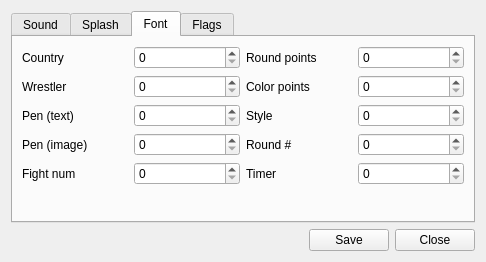
<?xml version="1.0" encoding="UTF-8"?>
<ui version="4.0">
 <class>SettingsFormDB</class>
 <widget class="QWidget" name="SettingsFormDB">
  <property name="geometry">
   <rect>
    <x>0</x>
    <y>0</y>
    <width>486</width>
    <height>262</height>
   </rect>
  </property>
  <property name="windowTitle">
   <string>Settings</string>
  </property>
  <layout class="QGridLayout" name="gridLayout_15">
   <item row="1" column="0">
    <layout class="QHBoxLayout" name="horizontalLayout">
     <item>
      <spacer name="horizontalSpacer">
       <property name="orientation">
        <enum>Qt::Horizontal</enum>
       </property>
       <property name="sizeHint" stdset="0">
        <size>
         <width>309</width>
         <height>20</height>
        </size>
       </property>
      </spacer>
     </item>
     <item>
      <widget class="QPushButton" name="okButton">
       <property name="text">
        <string>Save</string>
       </property>
       <property name="icon">
        <iconset resource="../../melampig.qrc">
         <normaloff>:/icons/disk.png</normaloff>:/icons/disk.png</iconset>
       </property>
      </widget>
     </item>
     <item>
      <widget class="QPushButton" name="cancelButton">
       <property name="text">
        <string>Close</string>
       </property>
       <property name="icon">
        <iconset resource="../../melampig.qrc">
         <normaloff>:/icons/cancel.png</normaloff>:/icons/cancel.png</iconset>
       </property>
      </widget>
     </item>
    </layout>
   </item>
   <item row="0" column="0">
    <widget class="QTabWidget" name="tabWidget">
     <property name="currentIndex">
      <number>2</number>
     </property>
     <widget class="QWidget" name="tab">
      <attribute name="title">
       <string>Sound</string>
      </attribute>
      <layout class="QGridLayout" name="gridLayout_6">
       <item row="0" column="0">
        <layout class="QGridLayout" name="gridLayout_5">
         <item row="0" column="0">
          <widget class="QLabel" name="label">
           <property name="text">
            <string>End round</string>
           </property>
          </widget>
         </item>
         <item row="1" column="0">
          <widget class="QLineEdit" name="endRoundEdit">
           <property name="readOnly">
            <bool>true</bool>
           </property>
          </widget>
         </item>
         <item row="1" column="1">
          <widget class="QToolButton" name="endRoundFind">
           <property name="text">
            <string>...</string>
           </property>
           <property name="icon">
            <iconset resource="../../melampig.qrc">
             <normaloff>:/plus</normaloff>:/plus</iconset>
           </property>
          </widget>
         </item>
         <item row="1" column="3">
          <widget class="QToolButton" name="endRoundPlay">
           <property name="text">
            <string>...</string>
           </property>
           <property name="icon">
            <iconset resource="../../melampig.qrc">
             <normaloff>:/play</normaloff>:/play</iconset>
           </property>
          </widget>
         </item>
         <item row="1" column="2">
          <widget class="QToolButton" name="endRoundClear">
           <property name="text">
            <string>...</string>
           </property>
           <property name="icon">
            <iconset resource="../../melampig.qrc">
             <normaloff>:/minus</normaloff>:/minus</iconset>
           </property>
          </widget>
         </item>
        </layout>
       </item>
       <item row="0" column="1">
        <layout class="QGridLayout" name="gridLayout_2">
         <item row="0" column="0">
          <widget class="QLabel" name="label_3">
           <property name="text">
            <string>Sound1</string>
           </property>
          </widget>
         </item>
         <item row="1" column="0">
          <widget class="QLineEdit" name="sound1Edit">
           <property name="readOnly">
            <bool>true</bool>
           </property>
          </widget>
         </item>
         <item row="1" column="1">
          <widget class="QToolButton" name="sound1Find">
           <property name="text">
            <string>...</string>
           </property>
           <property name="icon">
            <iconset resource="../../melampig.qrc">
             <normaloff>:/plus</normaloff>:/plus</iconset>
           </property>
          </widget>
         </item>
         <item row="1" column="3">
          <widget class="QToolButton" name="sound1Play">
           <property name="text">
            <string>...</string>
           </property>
           <property name="icon">
            <iconset resource="../../melampig.qrc">
             <normaloff>:/play</normaloff>:/play</iconset>
           </property>
          </widget>
         </item>
         <item row="1" column="2">
          <widget class="QToolButton" name="sound1Clear">
           <property name="text">
            <string>...</string>
           </property>
           <property name="icon">
            <iconset resource="../../melampig.qrc">
             <normaloff>:/minus</normaloff>:/minus</iconset>
           </property>
          </widget>
         </item>
        </layout>
       </item>
       <item row="1" column="0">
        <layout class="QGridLayout" name="gridLayout_4">
         <item row="1" column="0">
          <widget class="QLineEdit" name="last30Edit">
           <property name="readOnly">
            <bool>true</bool>
           </property>
          </widget>
         </item>
         <item row="1" column="1">
          <widget class="QToolButton" name="last30Find">
           <property name="text">
            <string>...</string>
           </property>
           <property name="icon">
            <iconset resource="../../melampig.qrc">
             <normaloff>:/plus</normaloff>:/plus</iconset>
           </property>
          </widget>
         </item>
         <item row="1" column="3">
          <widget class="QToolButton" name="last30Play">
           <property name="text">
            <string>...</string>
           </property>
           <property name="icon">
            <iconset resource="../../melampig.qrc">
             <normaloff>:/play</normaloff>:/play</iconset>
           </property>
          </widget>
         </item>
         <item row="0" column="0">
          <widget class="QLabel" name="label_2">
           <property name="text">
            <string>Last 30 second</string>
           </property>
          </widget>
         </item>
         <item row="1" column="2">
          <widget class="QToolButton" name="last30Clear">
           <property name="text">
            <string>...</string>
           </property>
           <property name="icon">
            <iconset resource="../../melampig.qrc">
             <normaloff>:/minus</normaloff>:/minus</iconset>
           </property>
          </widget>
         </item>
        </layout>
       </item>
       <item row="1" column="1">
        <layout class="QGridLayout" name="gridLayout">
         <item row="2" column="0">
          <widget class="QLineEdit" name="sound2Edit">
           <property name="readOnly">
            <bool>true</bool>
           </property>
          </widget>
         </item>
         <item row="2" column="3">
          <widget class="QToolButton" name="sound2Play">
           <property name="text">
            <string>...</string>
           </property>
           <property name="icon">
            <iconset resource="../../melampig.qrc">
             <normaloff>:/play</normaloff>:/play</iconset>
           </property>
          </widget>
         </item>
         <item row="1" column="0">
          <widget class="QLabel" name="label_4">
           <property name="text">
            <string>Sound2</string>
           </property>
          </widget>
         </item>
         <item row="2" column="1">
          <widget class="QToolButton" name="sound2Find">
           <property name="text">
            <string>...</string>
           </property>
           <property name="icon">
            <iconset resource="../../melampig.qrc">
             <normaloff>:/plus</normaloff>:/plus</iconset>
           </property>
          </widget>
         </item>
         <item row="2" column="2">
          <widget class="QToolButton" name="sound2Clear">
           <property name="text">
            <string>...</string>
           </property>
           <property name="icon">
            <iconset resource="../../melampig.qrc">
             <normaloff>:/minus</normaloff>:/minus</iconset>
           </property>
          </widget>
         </item>
        </layout>
       </item>
       <item row="2" column="0" colspan="2">
        <spacer name="verticalSpacer_3">
         <property name="orientation">
          <enum>Qt::Vertical</enum>
         </property>
         <property name="sizeHint" stdset="0">
          <size>
           <width>20</width>
           <height>40</height>
          </size>
         </property>
        </spacer>
       </item>
      </layout>
     </widget>
     <widget class="QWidget" name="tab_2">
      <attribute name="title">
       <string>Splash</string>
      </attribute>
      <layout class="QGridLayout" name="gridLayout_7">
       <item row="0" column="0">
        <layout class="QGridLayout" name="gridLayout_3">
         <item row="2" column="0">
          <widget class="QLineEdit" name="splashEdit">
           <property name="readOnly">
            <bool>true</bool>
           </property>
          </widget>
         </item>
         <item row="2" column="1">
          <widget class="QToolButton" name="splashFind">
           <property name="text">
            <string>...</string>
           </property>
           <property name="icon">
            <iconset resource="../../melampig.qrc">
             <normaloff>:/plus</normaloff>:/plus</iconset>
           </property>
          </widget>
         </item>
         <item row="2" column="3">
          <widget class="QToolButton" name="splashShow">
           <property name="text">
            <string>...</string>
           </property>
           <property name="icon">
            <iconset resource="../../melampig.qrc">
             <normaloff>:/monitor</normaloff>:/monitor</iconset>
           </property>
          </widget>
         </item>
         <item row="1" column="0">
          <widget class="QLabel" name="label_5">
           <property name="text">
            <string>Splash</string>
           </property>
          </widget>
         </item>
         <item row="2" column="2">
          <widget class="QToolButton" name="splashClear">
           <property name="text">
            <string>...</string>
           </property>
           <property name="icon">
            <iconset resource="../../melampig.qrc">
             <normaloff>:/minus</normaloff>:/minus</iconset>
           </property>
          </widget>
         </item>
        </layout>
       </item>
       <item row="1" column="0">
        <spacer name="verticalSpacer_2">
         <property name="orientation">
          <enum>Qt::Vertical</enum>
         </property>
         <property name="sizeHint" stdset="0">
          <size>
           <width>20</width>
           <height>83</height>
          </size>
         </property>
        </spacer>
       </item>
      </layout>
     </widget>
     <widget class="QWidget" name="tab_3">
      <attribute name="title">
       <string>Font</string>
      </attribute>
      <layout class="QGridLayout" name="gridLayout_23">
       <item row="0" column="0">
        <layout class="QHBoxLayout" name="horizontalLayout_2">
         <item>
          <layout class="QVBoxLayout" name="verticalLayout">
           <item>
            <widget class="QLabel" name="label_7">
             <property name="text">
              <string>Country</string>
             </property>
            </widget>
           </item>
           <item>
            <widget class="QLabel" name="label_8">
             <property name="text">
              <string>Wrestler</string>
             </property>
            </widget>
           </item>
           <item>
            <widget class="QLabel" name="label_17">
             <property name="text">
              <string>Pen (text)</string>
             </property>
            </widget>
           </item>
           <item>
            <widget class="QLabel" name="label_31">
             <property name="text">
              <string>Pen (image)</string>
             </property>
            </widget>
           </item>
           <item>
            <widget class="QLabel" name="label_9">
             <property name="text">
              <string>Fight num</string>
             </property>
            </widget>
           </item>
          </layout>
         </item>
         <item>
          <layout class="QVBoxLayout" name="verticalLayout_2">
           <item>
            <widget class="QSpinBox" name="countrySpin">
             <property name="maximum">
              <number>500</number>
             </property>
            </widget>
           </item>
           <item>
            <widget class="QSpinBox" name="wrestlerSpin">
             <property name="maximum">
              <number>500</number>
             </property>
            </widget>
           </item>
           <item>
            <widget class="QSpinBox" name="penTextSpin">
             <property name="maximum">
              <number>500</number>
             </property>
            </widget>
           </item>
           <item>
            <widget class="QSpinBox" name="penImgSpin">
             <property name="maximum">
              <number>500</number>
             </property>
            </widget>
           </item>
           <item>
            <widget class="QSpinBox" name="fightNumSpin">
             <property name="maximum">
              <number>500</number>
             </property>
            </widget>
           </item>
          </layout>
         </item>
        </layout>
       </item>
       <item row="0" column="1">
        <layout class="QHBoxLayout" name="horizontalLayout_3">
         <item>
          <layout class="QVBoxLayout" name="verticalLayout_3">
           <item>
            <widget class="QLabel" name="label_16">
             <property name="text">
              <string>Round points</string>
             </property>
            </widget>
           </item>
           <item>
            <widget class="QLabel" name="label_6">
             <property name="text">
              <string>Color points</string>
             </property>
            </widget>
           </item>
           <item>
            <widget class="QLabel" name="label_28">
             <property name="text">
              <string>Style </string>
             </property>
            </widget>
           </item>
           <item>
            <widget class="QLabel" name="label_29">
             <property name="text">
              <string>Round #</string>
             </property>
            </widget>
           </item>
           <item>
            <widget class="QLabel" name="label_30">
             <property name="text">
              <string>Timer</string>
             </property>
            </widget>
           </item>
          </layout>
         </item>
         <item>
          <layout class="QVBoxLayout" name="verticalLayout_4">
           <item>
            <widget class="QSpinBox" name="roundPointSpin">
             <property name="maximum">
              <number>500</number>
             </property>
            </widget>
           </item>
           <item>
            <widget class="QSpinBox" name="colorPointSpin">
             <property name="maximum">
              <number>500</number>
             </property>
            </widget>
           </item>
           <item>
            <widget class="QSpinBox" name="styleSpin">
             <property name="maximum">
              <number>500</number>
             </property>
            </widget>
           </item>
           <item>
            <widget class="QSpinBox" name="roundNumSpin">
             <property name="maximum">
              <number>500</number>
             </property>
            </widget>
           </item>
           <item>
            <widget class="QSpinBox" name="timerSpin">
             <property name="maximum">
              <number>500</number>
             </property>
            </widget>
           </item>
          </layout>
         </item>
        </layout>
       </item>
       <item row="1" column="1">
        <spacer name="verticalSpacer">
         <property name="orientation">
          <enum>Qt::Vertical</enum>
         </property>
         <property name="sizeHint" stdset="0">
          <size>
           <width>20</width>
           <height>40</height>
          </size>
         </property>
        </spacer>
       </item>
      </layout>
     </widget>
     <widget class="QWidget" name="tab_4">
      <attribute name="title">
       <string>Flags</string>
      </attribute>
      <layout class="QGridLayout" name="gridLayout_8">
       <item row="0" column="0">
        <widget class="QLabel" name="label_10">
         <property name="text">
          <string>Width</string>
         </property>
        </widget>
       </item>
       <item row="0" column="1">
        <widget class="QSpinBox" name="flagWidth">
         <property name="maximum">
          <number>1000</number>
         </property>
        </widget>
       </item>
       <item row="1" column="0">
        <widget class="QLabel" name="label_11">
         <property name="text">
          <string>Height</string>
         </property>
        </widget>
       </item>
       <item row="1" column="1">
        <widget class="QSpinBox" name="flagHeight">
         <property name="maximum">
          <number>1000</number>
         </property>
        </widget>
       </item>
       <item row="0" column="2">
        <spacer name="horizontalSpacer_2">
         <property name="orientation">
          <enum>Qt::Horizontal</enum>
         </property>
         <property name="sizeHint" stdset="0">
          <size>
           <width>40</width>
           <height>20</height>
          </size>
         </property>
        </spacer>
       </item>
       <item row="2" column="1">
        <spacer name="verticalSpacer_4">
         <property name="orientation">
          <enum>Qt::Vertical</enum>
         </property>
         <property name="sizeHint" stdset="0">
          <size>
           <width>20</width>
           <height>40</height>
          </size>
         </property>
        </spacer>
       </item>
      </layout>
     </widget>
    </widget>
   </item>
  </layout>
 </widget>
 <resources>
  <include location="../../melampig.qrc"/>
  <include location="../../melampig.qrc"/>
  <include location="../../melampig.qrc"/>
  <include location="../../melampig.qrc"/>
  <include location="../../melampig.qrc"/>
  <include location="../../melampig.qrc"/>
  <include location="../../melampig.qrc"/>
  <include location="../../melampig.qrc"/>
 </resources>
 <connections>
  <connection>
   <sender>splashClear</sender>
   <signal>clicked()</signal>
   <receiver>splashEdit</receiver>
   <slot>clear()</slot>
   <hints>
    <hint type="sourcelabel">
     <x>425</x>
     <y>80</y>
    </hint>
    <hint type="destinationlabel">
     <x>200</x>
     <y>81</y>
    </hint>
   </hints>
  </connection>
  <connection>
   <sender>endRoundClear</sender>
   <signal>clicked()</signal>
   <receiver>endRoundEdit</receiver>
   <slot>clear()</slot>
   <hints>
    <hint type="sourcelabel">
     <x>199</x>
     <y>80</y>
    </hint>
    <hint type="destinationlabel">
     <x>87</x>
     <y>81</y>
    </hint>
   </hints>
  </connection>
  <connection>
   <sender>last30Clear</sender>
   <signal>clicked()</signal>
   <receiver>last30Edit</receiver>
   <slot>clear()</slot>
   <hints>
    <hint type="sourcelabel">
     <x>199</x>
     <y>134</y>
    </hint>
    <hint type="destinationlabel">
     <x>87</x>
     <y>135</y>
    </hint>
   </hints>
  </connection>
  <connection>
   <sender>sound1Clear</sender>
   <signal>clicked()</signal>
   <receiver>sound1Edit</receiver>
   <slot>clear()</slot>
   <hints>
    <hint type="sourcelabel">
     <x>425</x>
     <y>80</y>
    </hint>
    <hint type="destinationlabel">
     <x>313</x>
     <y>81</y>
    </hint>
   </hints>
  </connection>
  <connection>
   <sender>sound2Clear</sender>
   <signal>clicked()</signal>
   <receiver>sound2Edit</receiver>
   <slot>clear()</slot>
   <hints>
    <hint type="sourcelabel">
     <x>425</x>
     <y>134</y>
    </hint>
    <hint type="destinationlabel">
     <x>313</x>
     <y>135</y>
    </hint>
   </hints>
  </connection>
 </connections>
</ui>
